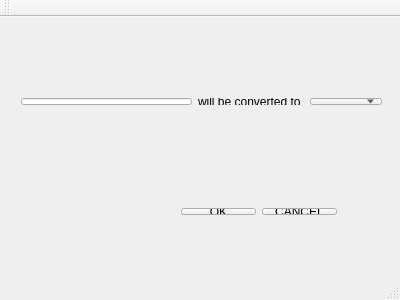
<?xml version="1.0" encoding="UTF-8"?>
<ui version="4.0">
 <class>SetClass</class>
 <widget class="QMainWindow" name="SetClass">
  <property name="geometry">
   <rect>
    <x>0</x>
    <y>0</y>
    <width>400</width>
    <height>300</height>
   </rect>
  </property>
  <property name="windowTitle">
   <string>SetClass</string>
  </property>
  <widget class="QWidget" name="centralWidget">
   <widget class="QWidget" name="">
    <property name="geometry">
     <rect>
      <x>10</x>
      <y>70</y>
      <width>383</width>
      <height>29</height>
     </rect>
    </property>
    <layout class="QHBoxLayout" name="horizontalLayout">
     <item>
      <widget class="QLineEdit" name="lineEdit"/>
     </item>
     <item>
      <widget class="QLabel" name="label">
       <property name="text">
        <string>will be converted to </string>
       </property>
      </widget>
     </item>
     <item>
      <widget class="QComboBox" name="comboBox"/>
     </item>
    </layout>
   </widget>
   <widget class="QWidget" name="">
    <property name="geometry">
     <rect>
      <x>170</x>
      <y>180</y>
      <width>178</width>
      <height>29</height>
     </rect>
    </property>
    <layout class="QHBoxLayout" name="horizontalLayout_2">
     <item>
      <widget class="QPushButton" name="pushButton_ok">
       <property name="text">
        <string>OK</string>
       </property>
      </widget>
     </item>
     <item>
      <widget class="QPushButton" name="pushButton_cancel">
       <property name="text">
        <string>CANCEL</string>
       </property>
      </widget>
     </item>
    </layout>
   </widget>
  </widget>
  <widget class="QMenuBar" name="menuBar">
   <property name="geometry">
    <rect>
     <x>0</x>
     <y>0</y>
     <width>400</width>
     <height>25</height>
    </rect>
   </property>
  </widget>
  <widget class="QToolBar" name="mainToolBar">
   <attribute name="toolBarArea">
    <enum>TopToolBarArea</enum>
   </attribute>
   <attribute name="toolBarBreak">
    <bool>false</bool>
   </attribute>
  </widget>
  <widget class="QStatusBar" name="statusBar"/>
 </widget>
 <layoutdefault spacing="6" margin="11"/>
 <resources/>
 <connections/>
</ui>
